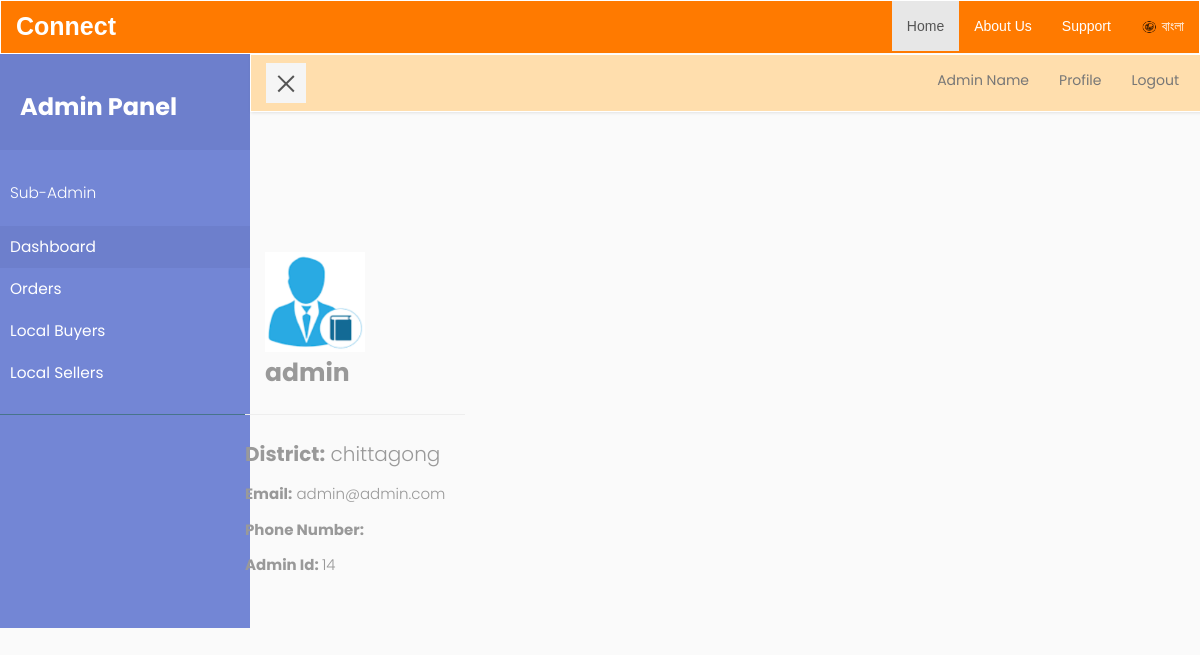
The app's page /admin/admin_profile.php (signed in) with its own data.
### tables this page shows
CREATE TABLE `users` (
  `id` int(11) NOT NULL,
  `username` varchar(255) NOT NULL,
  `email` varchar(255) NOT NULL,
  `user_type` varchar(20) NOT NULL,
  `password` varchar(100) NOT NULL,
  `district` varchar(250) NOT NULL
);

### admin/admin_profile.php (the view, shortened to what this page needs)
<?php include_once('admin_header.php'); ?>
<?php
  $id = $_SESSION['user_id'];
  global $db;
  $query = "SELECT * FROM users WHERE id='{$id}' ";
  $results = mysqli_query($db, $query);
  $admin_data = mysqli_fetch_assoc($results);
    $admin_name = $admin_data['username'];
    $admin_district = $admin_data['district'];
    $admin_email = $admin_data['email'];
    $admin_phone = $admin_data['phone'];
    $admin_id = $admin_data['id'];
?>
<div class="wrapper">
         <div class="container-fluid">
<div class="row-content">
  <div class="col-sm-6">
      <p style="font-size: 25px; margin-left: 20px;margin-top: 20px;">
          <img src="../img/admin.PNG" width="100" height="100">
        <b><br><?php echo $admin_name; ?></b></p>
    <hr>
    <p style="font-size: 20px;"><b>District:</b> <?php echo $admin_district;  ?></p>
      <p style="font-size: 15px;"><b>Email:</b> <?php echo $admin_email;  ?><br> </p>
      <p style="font-size: 15px;"><b>Phone Number:</b> <?php echo $admin_phone; ?><br></p>
      <p style="font-size: 15px;"><b>Admin Id: </b> <?php echo $admin_id;  ?><br></p>
      <br><br>
  </div>
  </div></div>
      </div>
    </body>
</html>

### css/style5.css (style rules this page uses)
body { font-family: 'Poppins', sans-serif; background: #fafafa; }
p { font-family: 'Poppins', sans-serif; font-size: 1.1em; font-weight: 300; line-height: 1.7em; color: #999; }
.wrapper { display: flex; align-items: stretch; perspective: 1500px; }
hr { height:2px }
.row-content { margin-left: -500px; margin-top: 100px; position: relative; }

### records on screen
users: username "admin", district "chittagong", email "admin@admin.com", id "14"
